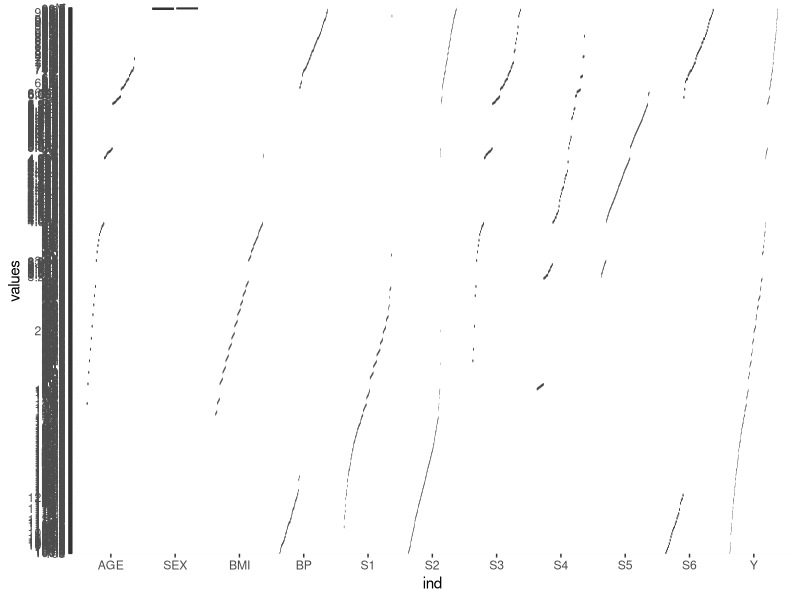
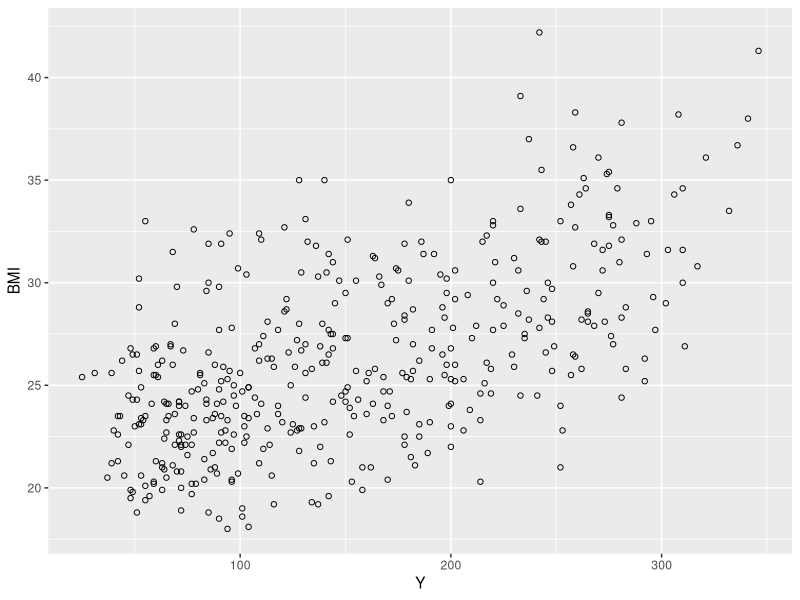
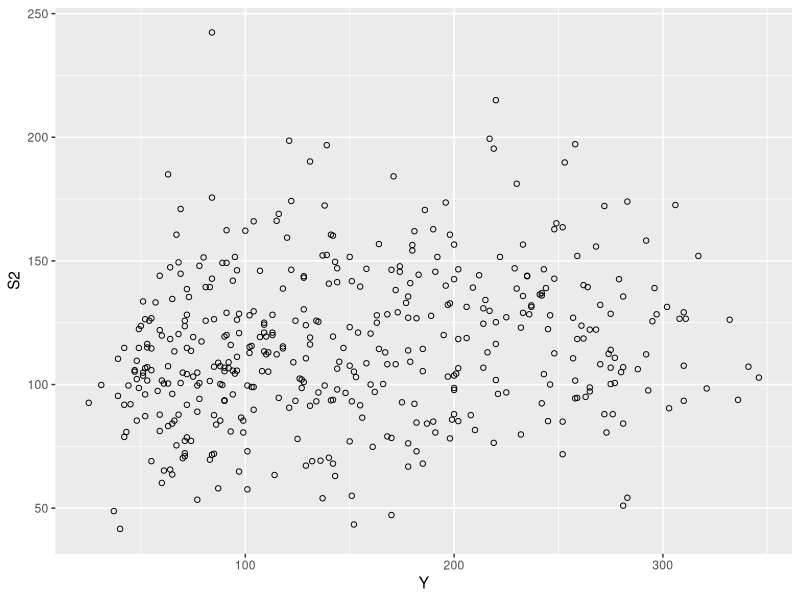
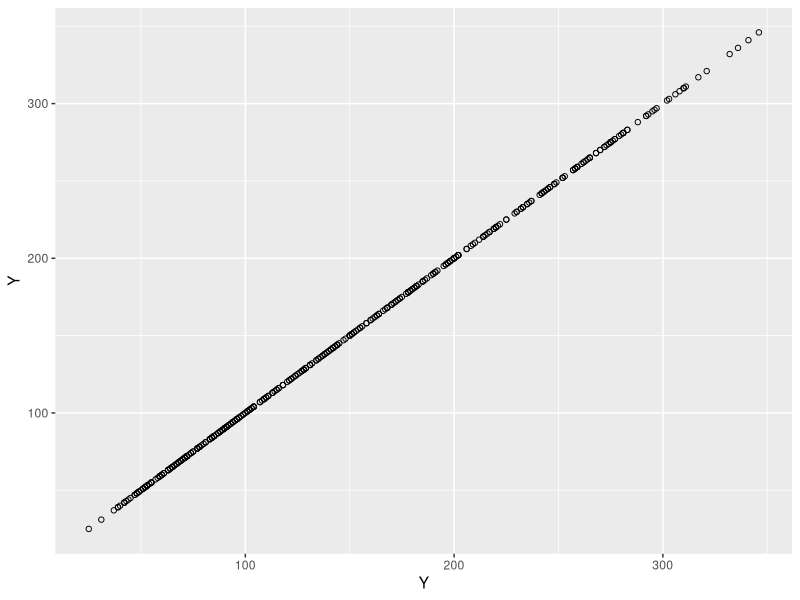
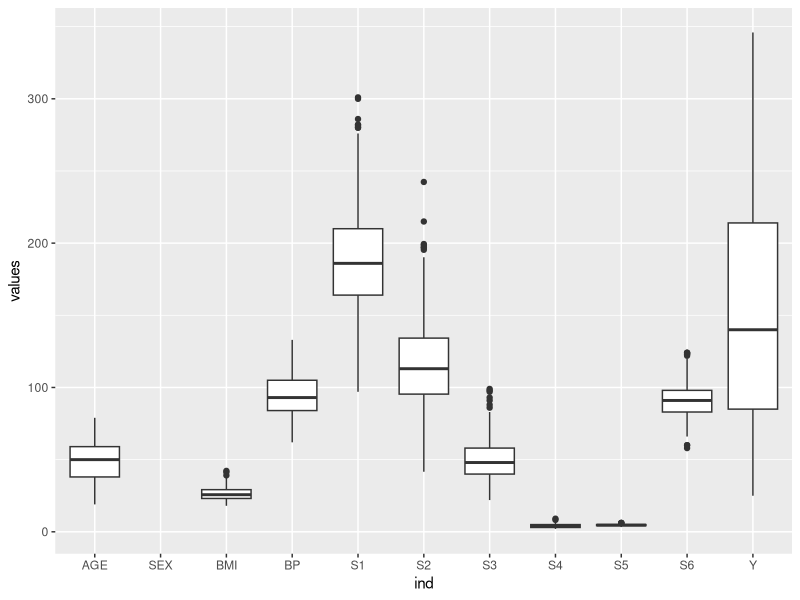

R code for these plots, in order: (Note: this script raises an error after producing the figures.)
#Proyecto final entornos DS (R)
library(ggplot2)

#Cargar los datos en R.
#Eliminar los missing values, que estan codicados como -9999.00.
setwd("/home/osboxes/app/Master-BigData-CIFF-2016/entornos-DS-R")
diabetesdf <- read.table('diabetes.data',header=TRUE,na.strings = '-9999.0',skip=0)
#diabetesdf[diabetesdf=='-9999.0'] <- NA


diabetesdfwork<-na.omit(diabetesdf)
which(is.na(diabetesdfwork))
#Ver el tipo de cada una de las variables.
str(diabetesdfwork)

#Realizar un analisis estadIstico de las variables
summary(diabetesdfwork)
head(diabetesdfwork)
head(diabetesdf)

#Hacer un GRAFICO de cajas (boxplot) donde se pueda ver la informacion anterior de #forma GRAFICA
#boxplot(diabetesdfwork, use.cols = TRUE)
ggplot(stack(diabetesdfwork), aes(x = ind, y = values)) +
  geom_boxplot()

#Calcular la media para las columnaslas que tienen SEX=M y la
#media para las columnaslas que tienen SEX=F, utilizando la
#funcion tapply
#Paracada columna

vectorSex <- c("F","M")
dfSex <- data.frame(vectorSex)
for (i in 1:ncol(diabetesdfwork)) {
  if (is.numeric(diabetesdfwork[[i]])){
    temp <- tapply(diabetesdfwork[[i]],diabetesdfwork$SEX,mean )
    tempdf <- data.frame(temp)
    names(tempdf)[1] <- names(diabetesdfwork)[i]
    dfSex <- cbind(dfSex,tempdf[1])
  }
}
head(dfSex)

#Calcular la correlacion de todas las variables numericas con
#la variable Y
cor(diabetesdfwork[-2],use="everything")

#grafica con la mayor correlacion
ggplot(diabetesdfwork, aes(x = Y, y = BMI)) +  geom_point(shape=1) 

#grafica con la menor correlacion
ggplot(diabetesdfwork, aes(x = Y, y = S2)) +  geom_point(shape=1) 

#grafica si la correlacion fuese =1. Lo que pasaría es que todos los puntos estarían en la recta de regresion básica por defecto
ggplot(diabetesdfwork, aes(x = Y, y = Y)) +  geom_point(shape=1) 

#cmabiar la variable sex a numerica para poder obtener los quantiles
diabdfcategorical<-diabetesdfwork
dataframe<-head(diabdfcategorical)
diabdfcategorical$SEX<-factor(as.numeric(diabdfcategorical$SEX))
diabdfcategorical$SEX<-as.numeric(diabdfcategorical$SEX)
str(diabdfcategorical)

# ploteamos las variales para detectar posibles desviaciones de outliers
ggplot(stack(diabdfcategorical), aes(x = ind, y = values)) +
  geom_boxplot()

#Funcion que detecta y elimina los outliers con el rango intercuartil sobre el dataset sin variables categoricas
outliersf <- function(dataframe){
  columns<-colnames(dataframe)
  for (xcol in columns) {
    quantiles<-quantile(dataframe[[xcol]])
    print(quantiles)
    q3<-quantiles[4]
    q1<-quantiles[2]
    irange<-3*(quantiles[4]-quantiles[2])
    dataframe[dataframe[[xcol]] > q3+irange,xcol] 
    dataframe[dataframe[[xcol]] < q1-irange,xcol]  
    print(sum(is.na(dataframe)))
    na.omit(dataframe)
  }
}

#Limpiamos el dataset con el MAD
for (col in colnames(diabdfcategorical[,-2])) { #Como la columna sexo es categorica no la contamos
  indBajo <- mean(diabdfcategorical[[col]])-(3*mad(diabdfcategorical[[col]]))
  indSuperior <- mean(diabdfcategorical[[col]])+(3*mad(diabdfcategorical[[col]]))
  Outlier <- diabdfcategorical[ (diabdfcategorical[[col]]<indBajo) | (diabdfcategorical[[col]]> indSuperior) ,] 
  diabdfcategorical[ (diabdfcategorical[[col]]<indBajo) | (diabdfcategorical[[col]]> indSuperior) ,] <- NA
  diabdfcategorical <- na.omit( diabdfcategorical )
}

#separar los datasets en dos fragmentos
indices<-sample(1:nrow(diabdfcategorical),nrow(diabdfcategorical)*70/100)
train<-diabdfcategorical[indices,]
indices<-sample(1:nrow(diabdfcategorical),nrow(diabdfcategorical)*30/100)
test<-diabdfcategorical[indices,]

#escalar los datos para que tenga media cero y varianza 1
scaled<-scale(train)
head(diabetesdf)

#Realizar un modelo de regresion lineal de la variable de respuesta sobre el resto y ajustarlo por #minimos cuadrados usando unicamente los datos del conjunto de entrenamiento.
regresion_train<-lm(Y~AGE+SEX+BMI+BP+S1+S2+S3+S4+S5+S6, data=train)
YPredicttrain<- predict(regresion_train)

#Calcular el error cuadratico medio de los datos del conjunto de entrenamiento y de los datos del #conjunto de test
ecmtrain=(mean(train$Y-YPredicttrain))^2

regresion_test <- lm(Y ~ AGE + SEX + BMI + BP + S1 + S2 + S3 + S4+ S5 + S6, data=test)
YPredictTest=predict(regresion_test)
ecmtest=(mean(test$Y-YPredictTest))^2

